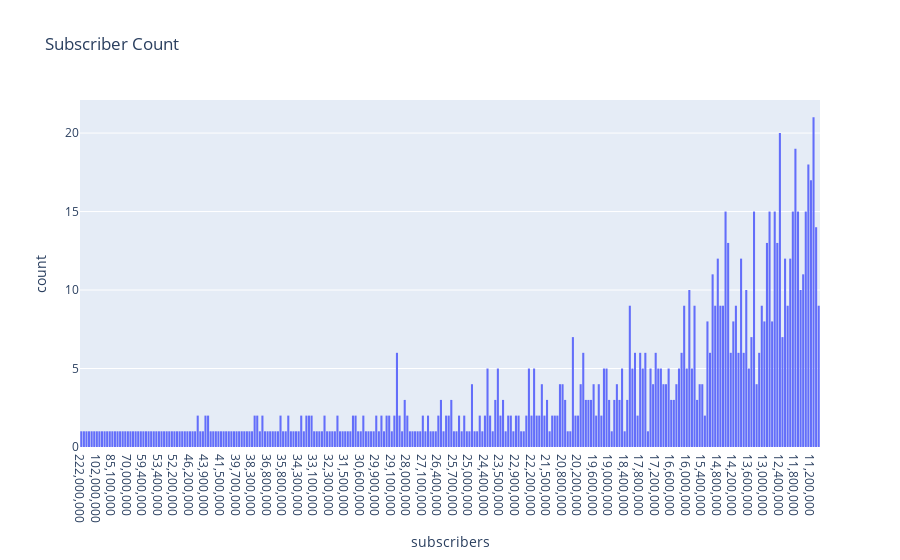

Notebook code for this chart:
### Markdown cell above
# Sección 1: Hacer un histograma

### Code cell
import plotly.express as px
fig = px.histogram(df, x='subscribers', title='Subscriber Count')
fig.show()

### Figure 1 — Plotly figure (JSON) as saved in the notebook; plotly's stock layout.template omitted (floating-point values rounded to 4 significant figures; data arrays with more than 128 entries replaced by an {"elided": "..."} marker saying what was removed)
{"data": [{"bingroup": "x", "hovertemplate": "subscribers=%{x}<br>count=%{y}<extra></extra>", "legendgroup": "", "marker": {"color": "#636efa", "pattern": {"shape": ""}}, "name": "", "orientation": "v", "showlegend": false, "type": "histogram", "x": {"elided": "1000 str values"}, "xaxis": "x", "yaxis": "y"}], "layout": {"barmode": "relative", "legend": {"tracegroupgap": 0}, "title": {"text": "Subscriber Count"}, "xaxis": {"anchor": "y", "domain": [0, 1], "title": {"text": "subscribers"}}, "yaxis": {"anchor": "x", "domain": [0, 1], "title": {"text": "count"}}}}
